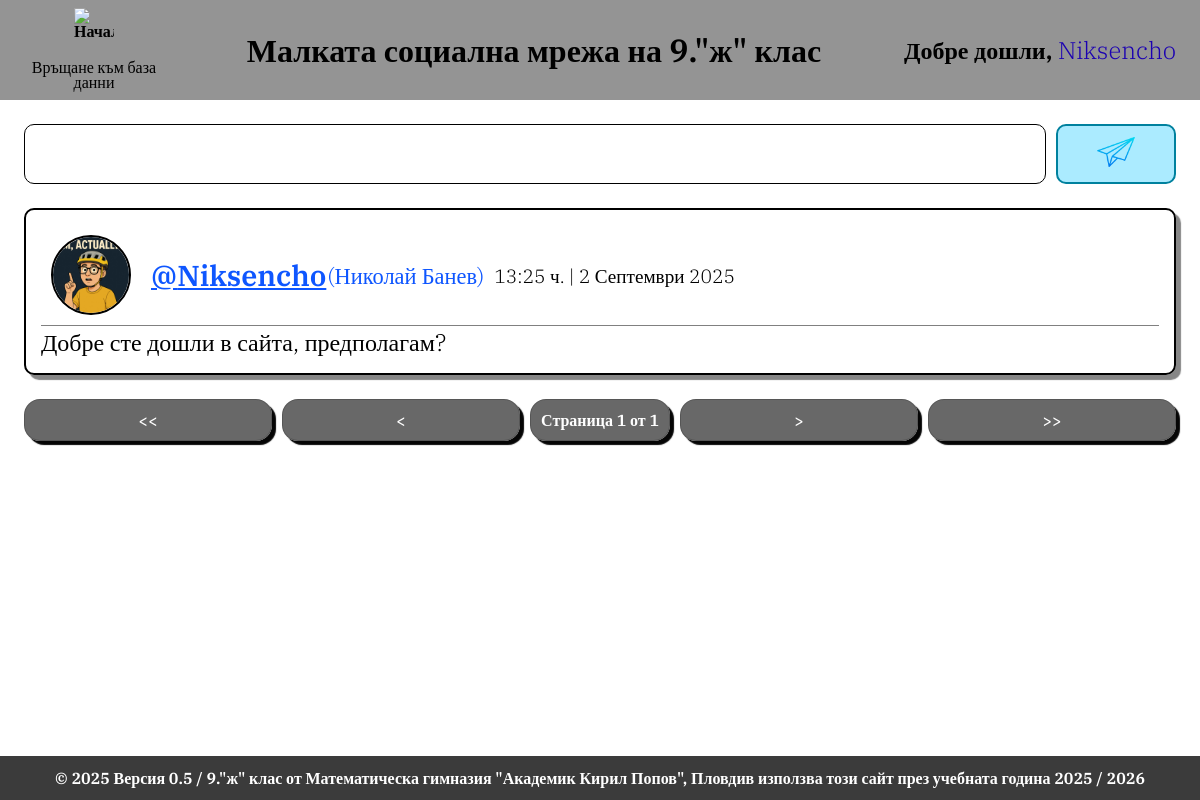
The page /social/ (signed in) on the database its author committed.
### UserMessages/models.py (models this page shows, shortened)
class Message(models.Model):
    userConn = models.ForeignKey(User, verbose_name="Потребител", on_delete=models.CASCADE)
    message = models.TextField(verbose_name="Съобщение")
    dateAdded = models.DateTimeField(verbose_name="Дата на добавяне", auto_now_add=True)
    class Meta:
        verbose_name = "Пост"
        verbose_name_plural = "Постове"

### users/models.py (models this page shows, shortened)
class StudentProfile(models.Model):
    user = models.OneToOneField(User, verbose_name="Потребител", on_delete=models.CASCADE)
    profilePicture = models.ImageField(default='profilePictures/ordinary.png', upload_to="profilePictures", verbose_name="Потребителска снимка")
    classNumber = models.IntegerField(default=-1, verbose_name="Номер в класа")
    class Meta:
        verbose_name = "Профил"
        verbose_name_plural = "Профили"

### UserMessages/views.py (the view)
# urls.py: path("", messaging, name='messages-main')
@login_required
def messaging(request):
    if request.method == "POST":
        messageText = request.POST.get("new-message")
        Message.objects.create(userConn = request.user, message = messageText)
        return redirect("messages-main")
    allMessages = Message.objects.all()[::-1]
    paginator = Paginator(allMessages, 10)
    page_number = request.GET.get("page")
    posts = paginator.get_page(page_number)
    context = {
        "posts": posts,
        "title": "Чатове"
    }
    return render(request, "UserMessages/home.html", context)

### UserMessages/templates/UserMessages/home.html (shortened to what this page needs)
{% extends "UserMessages/base.html" %}
{%load static%}
{% block content %}
    <div class='add-post'>
        <form method="POST" action="{% url 'messages-main'%}">
            <input required type='text' id='new-message' name='new-message'>
            <button type="submit">
                <img src="{% static 'UserMessages/img/send.png'%}" alt="Submit" width="20" height="20">
            </button>
        </form>
    </div>
    {% for post in posts%}
        <div class='post'>
            <div class='content'>
                <div class='user-info'>
                    <img src="{{post.userConn.studentprofile.profilePicture.url}}">
                    <h1><a href="{%url 'users-profileinfo' post.userConn.id%}"><span>@{{post.userConn.username}}</span></a> ({{post.userConn.first_name}} {{post.userConn.last_name}})</h1>
                    <h2>{{post.dateAdded|date:"G:i ч. | j F Y"}}</h2>
                </div>
                <div class='post-info'>
                    <p>{{post.message}}</p>
                </div>
            </div>
        </div>
    {% endfor %}
    <div class='pagination'>
        {% if posts.has_previous %}
            <a href="?page=1">&lt &lt</a>
            <a href="?page={{posts.previous_page_number}}">&lt;</a>
        {% else %}
            <a class='disabled' href="#">&lt&lt</a>
            <a class='disabled' href="#">&lt;</a>
        {% endif %}
        <span class="current">
            Страница {{ posts.number }} от {{ posts.paginator.num_pages }}
        </span>
        {% if posts.has_next %}
            <a href="?page={{ posts.next_page_number }}">&gt</a>
            <a href="?page={{ posts.paginator.num_pages }}">&gt&gt</a>
        {% else %}
            <a class='disabled' href='#'>&gt</a>
            <a class='disabled' href='#'>&gt&gt</a>
        {% endif %}
    </div>
{% endblock %}

### UserMessages/templates/UserMessages/base.html (shortened to what this page needs)
<!DOCTYPE html>
{% load static %}
<html lang="en">
    <head>
        <link rel="stylesheet" href={% static 'UserMessages/css/reset.css'%}>
        <link rel="stylesheet" href={% static 'UserMessages/css/post.css'%}>
        <link rel="stylesheet" href={% static 'UserMessages/css/newpost.css'%}>
        <link rel="stylesheet" href={% static 'UserMessages/css/navigation.css'%}>
        <link rel="stylesheet" href={% static 'UserMessages/css/pagination.css'%}>
    </head>
    <body>
        <nav>
            <a href="{% url 'homework-home'%}">
                <img src="{% static 'UserMessages/img/back-arrow.png'%}" alt="Начало">
                <span>Връщане към база данни</span>
            </a>
            <h1>Малката социална мрежа на 9."ж" клас</h1>
            <h2><span>Добре дошли,</span> {{user.username}} </h2>
        </nav>
        <main>
            {% block content %}{% endblock %}
        </main>
        <footer>
            <span> &copy 2025 Версия 0.5 / 9."ж" клас от Математическа гимназия "Академик Кирил Попов", Пловдив използва този сайт през учебната година 2025 / 2026 </span>
        </footer>
    </body>
</html>

### UserMessages/static/UserMessages/css/post.css (style rules this page uses)
.post { display: flex; flex-direction: row; box-sizing:border-box; margin: 2%; align-items:center; border-radius: 10px; box-shadow: 5px 5px 1px rgba(73, 73, 73, 0.663); border: 2px solid black; padding: 15px; flex: 1; }
.post img { width: 80px; height: 80px; object-fit: cover; border-radius: 50%; border: 2px solid black; margin: 10px; }
.post > .content { flex: 1; }
.post > .content > .user-info { display: flex; flex-direction: row; flex-wrap: wrap; align-items: center; border-bottom: 1px solid gray; gap: 10px; flex-grow: 1; }
.post > .content > .user-info h1 { color: rgb(14, 86, 255); font-weight: 300; font-size: 1.4rem; display: flex; align-items: center; gap: 1px; }
.post > .content > .user-info h1 span { font-size: 1.8rem; }
.post > .content > .user-info h1 a { color: rgb(14, 86, 255); }
.post > .content > .user-info > h2 { font-weight: 300; font-size: 1.2rem; }
.post > .content > .post-info > p { font-weight: 300; font-size: 1.5rem; display: block; }

### UserMessages/static/UserMessages/css/newpost.css (style rules this page uses)
.add-post { margin: 2%; }
.add-post > form { display: flex; flex-direction: row; gap:10px }
.add-post > form > input { flex-grow: 1; text-align: center; font-weight: 200; font-size: 1.5rem; border: 1px solid black; border-radius: 10px; }
.add-post > form > button { width: 120px; height: 60px; background-color: rgb(171, 235, 255); border: 2px solid rgb(0, 129, 158); border-radius: 10px; transition: scale 0.5s; }
.add-post > form > button > img { width: 40px; height: 40px; }

### UserMessages/static/UserMessages/css/navigation.css (style rules this page uses)
nav { display: flex; flex-direction: left; align-items: center; background-color: rgb(148, 148, 148); backdrop-filter: blur(6.7px); -webkit-backdrop-filter: blur(6.7px); gap: 15px; padding-left: 2%; padding-right: 2%; }
nav a { display: flex; justify-content: center; text-align: center; height: 100px; width: 140px; line-height: 15px; flex-direction: column; align-items: center; border-radius: 15px; text-decoration: none; color: rgb(0, 0, 0); position: relative; overflow: hidden; transition: color 0.2s; }
nav a > span { font-size: 1rem; font-weight: 400 !important; border-radius: 10px; padding: 2px; text-align: center; }
nav a::before { content: ""; position: absolute; top: 0; bottom: 0; left: 0; right: 0; z-index: -1; width: 0%; transition: width 0.5s; background-color: #434343ab; }
nav a > img { height: 40px; width: 40px; margin-bottom: 10px; }
nav img { height:100px; }
nav h1 { flex-grow: 1; text-align: center; font-size: 2rem; }
nav h2 { font-weight: 300; color: rgb(27, 0, 178); margin-left: auto; }
nav h2 span { color: rgb(0, 0, 0); }

### UserMessages/static/UserMessages/css/pagination.css (style rules this page uses)
.pagination { display: flex; flex-direction: row; justify-content: space-evenly; margin: 2%; gap: 10px; text-align: center; }
.pagination > * { border: 2px solid black; padding: 10px; background: rgba(53, 53, 53, 0.747); color: white; border-radius: 16px; box-shadow: 4px 4px 1px rgba(0, 0, 0, 0.982); backdrop-filter: blur(5px); -webkit-backdrop-filter: blur(5px); border: 1px solid rgba(47, 47, 47, 0.3); }
.pagination > a { flex-grow: 1; color: rgb(255, 255, 255); text-decoration: none; }

### rows shown on the page
Message: userConn.studentprofile.profilePicture (picture), userConn.username "Niksencho", userConn.first_name "Николай", userConn.last_name "Банев", dateAdded|j "13:25 ч. | 2 Септември 2025", message "Добре сте дошли в сайта, предполагам?"

### other values the page prints
{{ user.username }} "Niksencho"
{{ posts.number }} "1"
{{ posts.paginator.num_pages }} "1"
